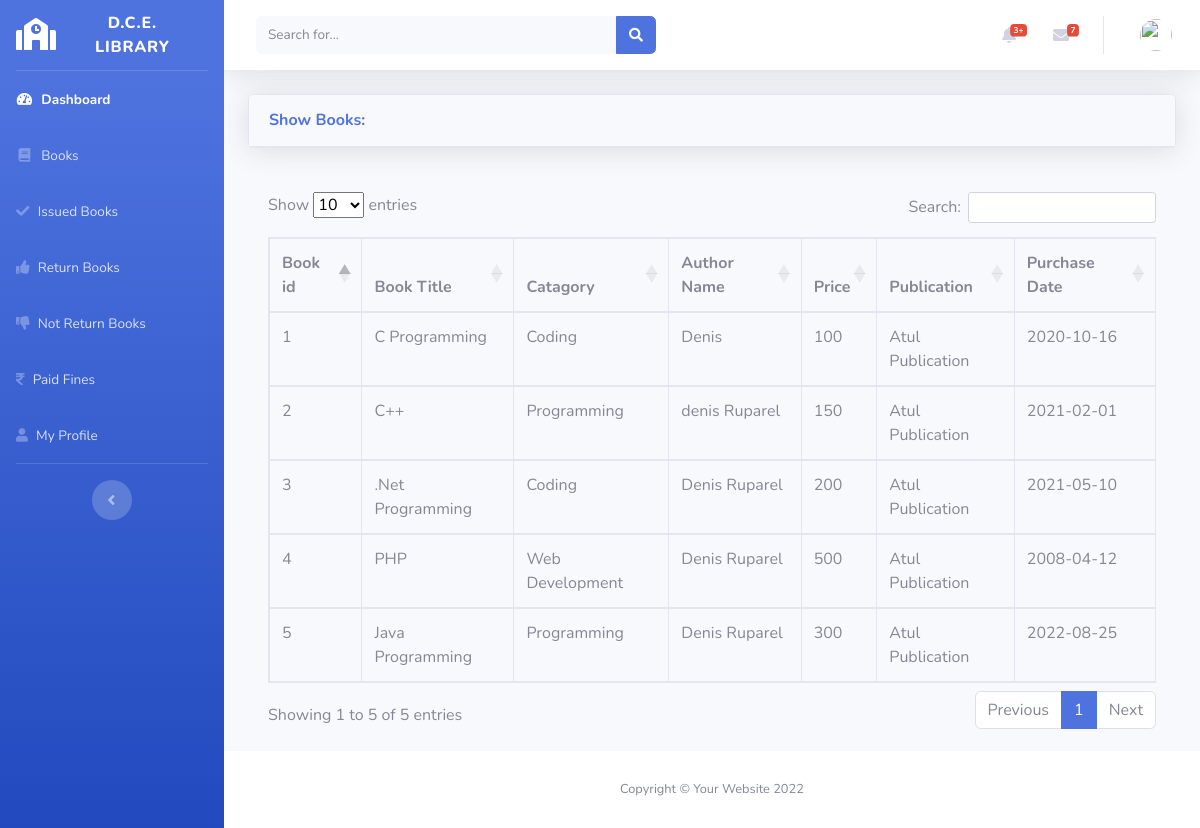
The app's page /show_books.php with its own data.
### tables this page shows
CREATE TABLE IF NOT EXISTS `books` (
  `book_id` varchar(20) NOT NULL,
  `book_title` varchar(100) NOT NULL,
  `catagory` varchar(100) NOT NULL,
  `author_name` varchar(100) NOT NULL,
  `price` int NOT NULL,
  `publication` varchar(100) NOT NULL,
  `purchase_date` date NOT NULL,
  PRIMARY KEY (`book_id`)
);

### show_books.php (the view, shortened to what this page needs)
<?php
include('includes/header.php');
include('includes/navbar.php');
include('security.php');
?>
<div class="container-fluid">
<div class="card shadow mb-4">
  <div class="card-header py-3">
    <h6 class="m-0 font-weight-bold text-primary">Show Books: </h6>
  </div>
</div>
  <div class="card-body">
    <div class="table-responsive">
      <table class="table table-bordered" id="datatableid" width="100%" cellspacing="0">
        <thead>
          <tr>
            <th> Book id </th>
            <th> Book Title </th>
            <th> Catagory </th>
            <th> Author Name</th>
            <th> Price </th>
            <th> Publication </th>
            <th> Purchase Date </th>
          </tr>
        </thead>
        <tbody>
        <?php
        $query = "SELECT * FROM books";
        $query_run = mysqli_query($connection, $query);
        if(mysqli_num_rows($query_run) > 0){
          while($row = mysqli_fetch_assoc($query_run)){
          ?>
            <tr>
            <td><?php  echo $row['book_id']; ?></td>
            <td><?php  echo $row['book_title']; ?></td>
            <td><?php  echo $row['catagory']; ?></td>
            <td><?php  echo $row['author_name']; ?></td>
            <td><?php  echo $row['price']; ?></td>
            <td><?php  echo $row['publication']; ?></td>
            <td><?php  echo $row['purchase_date']; ?></td>
            </tr>
          <?php
          }
        }
        else{
          echo "No Record Found";
        }
          ?>
        </tbody>
      </table>
    </div>
  </div>
</div>
</div>
<?php
include('includes/footer.php');
?>

### includes/header.php (shortened to what this page needs)
<!DOCTYPE html>
<html lang="en">
<head>
  <link href="vendor/fontawesome-free/css/all.min.css" rel="stylesheet" type="text/css">
  <link href="css/sb-admin-2.css" rel="stylesheet">
  <link rel="stylesheet" href="https://cdn.datatables.net/1.13.1/css/dataTables.bootstrap5.min.css">
</head>
<body id="page-top">
  <div id="wrapper">

### includes/navbar.php (shortened to what this page needs)
   <ul class="navbar-nav bg-gradient-primary sidebar sidebar-dark accordion" id="accordionSidebar">
<a class="sidebar-brand d-flex align-items-center justify-content-center" href="index.html">
  <div class="sidebar-brand-icon">
    <i class="fas fa-school"></i>
  </div>
  <div class="sidebar-brand-text mx-3">D.C.E. Library</div>
</a>
<hr class="sidebar-divider my-0">
<li class="nav-item active">
  <a class="nav-link" href="index.php">
    <i class="fas fa-fw fa-tachometer-alt"></i>
    <span>Dashboard</span></a>
</li>
<li class="nav-item">
  <a class="nav-link" href="show_books.php">
    <i class="fas fa-fw fa-book"></i>
    <span>Books</span>
  </a>
</li>
<li class="nav-item">
  <a class="nav-link" href="#">
  <i class="fa fa-check"></i>
    <span>Issued Books</span>
  </a>
</li>
<li class="nav-item">
  <a class="nav-link" href="#">
    <i class="fa fa-thumbs-up"></i>
    <span>Return Books</span></a>
</li>
<li class="nav-item">
  <a class="nav-link" href="charts.html">
    <i class="fa fa-thumbs-down"></i>
    <span>Not Return Books</span></a>
</li>
<li class="nav-item">
  <a class="nav-link" href="charts.html">
    <i class="fas fa-rupee-sign"></i>
    <span>Paid Fines</span></a>
</li>
<li class="nav-item">
  <a class="nav-link" href="#">
    <i class="fas fa-user"></i>
    <span>My Profile</span>
  </a>
</li>
<hr class="sidebar-divider d-none d-md-block">
<div class="text-center d-none d-md-inline">
  <button class="rounded-circle border-0" id="sidebarToggle"></button>
</div>
</ul>
    <div id="content-wrapper" class="d-flex flex-column">
      <div id="content">
        <nav class="navbar navbar-expand navbar-light bg-white topbar mb-4 static-top shadow">
          <form class="d-none d-sm-inline-block form-inline mr-auto ml-md-3 my-2 my-md-0 mw-100 navbar-search">
            <div class="input-group">
              <input type="text" class="form-control bg-light border-0 small" placeholder="Search for..." aria-label="Search" aria-describedby="basic-addon2">
              <div class="input-group-append">
                <button class="btn btn-primary" type="button">
                  <i class="fas fa-search fa-sm"></i>
                </button>
              </div>
            </div>
          </form>
          <ul class="navbar-nav ml-auto">
            <li class="nav-item dropdown no-arrow mx-1">
              <a class="nav-link dropdown-toggle" href="#" id="alertsDropdown" role="button" data-toggle="dropdown" aria-haspopup="true" aria-expanded="false">
                <i class="fas fa-bell fa-fw"></i>
                <span class="badge badge-danger badge-counter">3+</span>
              </a>
            </li>
            <li class="nav-item dropdown no-arrow mx-1">
              <a class="nav-link dropdown-toggle" href="#" id="messagesDropdown" role="button" data-toggle="dropdown" aria-haspopup="true" aria-expanded="false">
                <i class="fas fa-envelope fa-fw"></i>
                <span class="badge badge-danger badge-counter">7</span>
              </a>
            </li>
            <li class="nav-item dropdown no-arrow">
              <a class="nav-link dropdown-toggle" href="#" id="userDropdown" role="button" data-toggle="dropdown" aria-haspopup="true" aria-expanded="false">
                <img class="img-profile rounded-circle" src="https://source.unsplash.com/QAB-WJcbgJk/60x60">
              </a>
            </li>
          </ul>
        </nav>

### includes/footer.php (shortened to what this page needs)
      <footer class="sticky-footer bg-white">
        <div class="container my-auto">
          <div class="copyright text-center my-auto">
            <span>Copyright &copy; Your Website 2022</span>
          </div>
        </div>
      </footer>
      </div>
      </div>
</body>
</html>

### records on screen
books: book_id "1", book_title "C Programming", catagory "Coding", author_name "Denis", price "100", publication "Atul Publication", purchase_date "2020-10-16"
books: book_id "2", book_title "C++", catagory "Programming", author_name "denis Ruparel", price "150", publication "Atul Publication", purchase_date "2021-02-01"
books: book_id "3", book_title ".Net Programming", catagory "Coding", author_name "Denis Ruparel", price "200", publication "Atul Publication", purchase_date "2021-05-10"
books: book_id "4", book_title "PHP", catagory "Web Development", author_name "Denis Ruparel", price "500", publication "Atul Publication", purchase_date "2008-04-12"
books: book_id "5", book_title "Java Programming", catagory "Programming", author_name "Denis Ruparel", price "300", publication "Atul Publication", purchase_date "2022-08-25"
